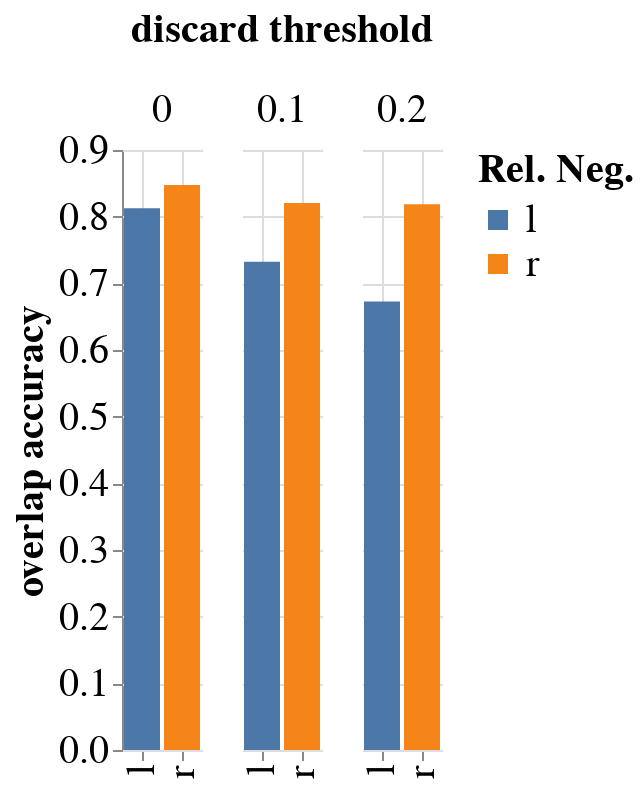

Notebook source saved alongside this figure:
### Code cell
data = overlap_scores[overlap_scores['query type'] == 'songs-query']
chart_s = alt.Chart(data).mark_bar().encode(
    alt.X("reliable negative approach", title=None),
    alt.Y('score', title='overlap accuracy'),
    alt.Color('reliable negative approach', scale=alt.Scale(scheme='tableau10'), title = 'Rel. Neg.'), 
    alt.Column('discard threshold', header=alt.Header(titleFontSize=20, labelFontSize=20))
)
big_chart(chart_s, 20)

### Figure 1 — Vega-Lite specification as saved in the notebook (floating-point values rounded to 4 significant figures)
{"config": {"view": {"continuousWidth": 400, "continuousHeight": 300, "strokeWidth": 0}, "axis": {"grid": true, "labelFontSize": 20, "titleFontSize": 20}, "legend": {"labelFontSize": 20, "titleFontSize": 20}, "title": {"fontSize": 20}}, "data": {"name": "data-5825a333a2d53171b1cea7ba25b456e4"}, "mark": "bar", "encoding": {"color": {"type": "nominal", "field": "reliable negative approach", "scale": {"scheme": "tableau10"}, "title": "Rel. Neg."}, "column": {"type": "quantitative", "field": "discard threshold", "header": {"labelFontSize": 20, "titleFontSize": 20}}, "x": {"type": "nominal", "field": "reliable negative approach", "title": null}, "y": {"type": "quantitative", "field": "score", "title": "overlap accuracy"}}, "$schema": "https://vega.github.io/schema/vega-lite/v4.8.1.json", "datasets": {"data-5825a333a2d53171b1cea7ba25b456e4": [{"query type": "songs-query", "reliable negative approach": "r", "discard threshold": 0.0, "# learned contexts": 151, "score": 0.8477}, {"query type": "songs-query", "reliable negative approach": "l", "discard threshold": 0.0, "# learned contexts": 160, "score": 0.8125}, {"query type": "songs-query", "reliable negative approach": "r", "discard threshold": 0.1, "# learned contexts": 78, "score": 0.8205}, {"query type": "songs-query", "reliable negative approach": "l", "discard threshold": 0.1, "# learned contexts": 142, "score": 0.7324}, {"query type": "songs-query", "reliable negative approach": "r", "discard threshold": 0.2, "# learned contexts": 160, "score": 0.8187}, {"query type": "songs-query", "reliable negative approach": "l", "discard threshold": 0.2, "# learned contexts": 217, "score": 0.6728}]}}
